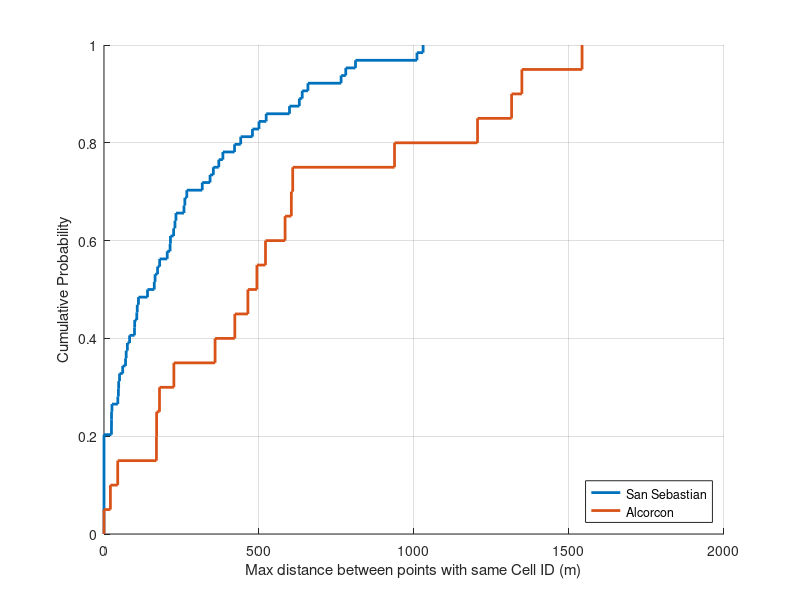

The MATLAB source for this figure: (Note: this script raises an error after producing the figure.)
clear; close all;

%% ECDF
load('results_lte_analysis');
[F1,X1] = ecdf(sorted_cell1);
[F2,X2] = ecdf(sorted_cell2);

figure(); grid on; hold on; stairs(X1,F1,'LineWidth',2); stairs(X2,F2,'LineWidth',2);
xlabel('Max distance between points with same Cell ID (m)'); ylabel('Cumulative Probability'); legend('San Sebastian', 'Alcorcon','Location','SouthEast');

%% Plot GSM different values
load('jitter');
add_jitter = 1;

load('results/939806_2000000_original_dphase');
gsm_orig = abs(doa_meters_2) + 150 + add_jitter * jitter;
gsm_mean = abs(doa_meters) + 150 + add_jitter * jitter;
load('results/939806_2000000_fo_correction_no_interp_dphase');
gsm_noin = abs(doa_meters_2) + 150 + add_jitter * jitter;
load('results/939806_2000000_fo_correction_10_interp_dphase');
gsm_10in = abs(doa_meters_2) + 15 + add_jitter * jitter;

figure(); grid on; hold on;
boxplot([gsm_orig, gsm_mean, gsm_noin, gsm_10in], 'labels', {'Original', 'RS Mean', 'FOC', 'FOC + Upsampling x10'});
ylabel('TDOA (m)');

%% Plot DVB-T different values
load('results/562806_2000000_original_dphase');
dvb_orig = abs(doa_meters_2) + 150 + add_jitter * jitter;
dvb_mean = abs(doa_meters) + 150 + add_jitter * jitter;
load('results/562806_2000000_fo_correction_no_interp_dphase');
dvb_noin = abs(doa_meters_2) + 150 + add_jitter * jitter;
load('results/562806_2000000_fo_correction_10_interp_dphase');
dvb_10in = abs(doa_meters_2) + 15 + add_jitter * jitter;

figure(); grid on; hold on;
boxplot([dvb_orig, dvb_mean, dvb_noin, dvb_10in], 'labels', {'Original', 'RS Mean', 'FOC', 'FOC + Upsampling x10'});
ylabel('TDOA (m)');

%% Get LTE data
load('results/806806_2000000_fo_correction_10_interp_dphase');
lte_10in = abs(doa_meters_2) + 15 + add_jitter * jitter;
load('results/99806_2000000_fo_correction_10_interp_dphase');
fm_10in = abs(doa_meters_2) + 15 + add_jitter * jitter;

figure(); grid on; hold on;
boxplot([lte_10in, gsm_10in, dvb_10in, fm_10in],'labels',{'LTE','GSM','DVB-T','FM'});
ylabel('TDOA (m)');

%% Compare different corr methods
load('results/562806_2000000_fo_correction_10_interp_abs');
dvb_abs = abs(doa_meters_2) + 15 + add_jitter * jitter;
load('results/562806_2000000_fo_correction_10_interp_iq');
dvb_iq = abs(doa_meters_2) + 15 + add_jitter * jitter;
dvb_iq(dvb_iq > 400) = 400;

figure(); grid on; hold on;
boxplot([dvb_10in, dvb_abs, dvb_iq],'labels',{'dphase','abs','iq'});
ylabel('TDOA (m)'); ylim([0,150]);